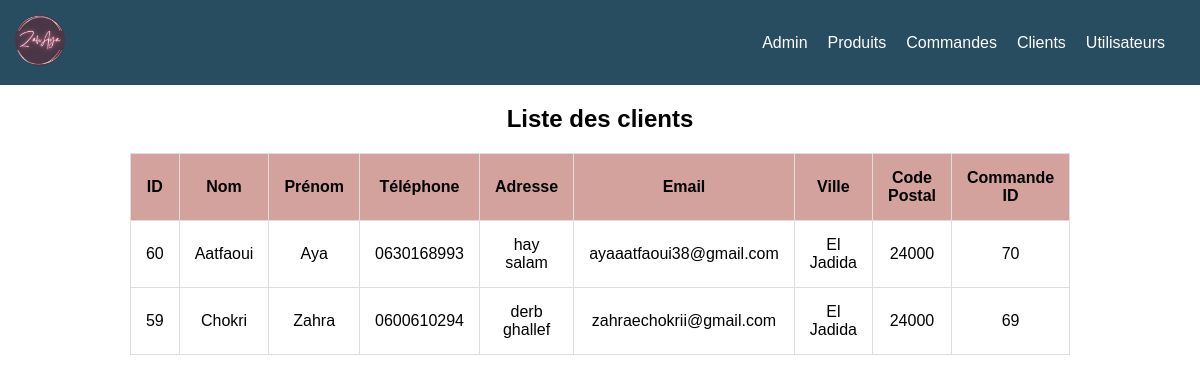
The page /client.php on the database its author committed.
### tables this page shows
CREATE TABLE `clients` (
  `id` int(11) NOT NULL,
  `nom` varchar(255) NOT NULL,
  `prenom` varchar(255) NOT NULL,
  `telephone` varchar(20) NOT NULL,
  `adresse` varchar(255) NOT NULL,
  `email` varchar(255) NOT NULL,
  `ville` varchar(255) NOT NULL,
  `code_postal` varchar(10) NOT NULL,
  `commande_id` int(11) DEFAULT NULL
);

### client.php (the view, shortened to what this page needs)
<!DOCTYPE html>
<html lang="en">
<head>
 <link  rel="stylesheet" type="text/css" href="admin.css">
</head>
<body>
<header>
    <div class="logo">
        <a href="index.php"><img src="logo.png" alt="Logo"></a>
    </div>
         <nav>
        <ul>
            <li><a href="admin.php">Admin</a></li>
            <li><a href="produit.php">Produits</a></li>
            <li><a href="commande.php">Commandes</a></li>
            <li><a href="client.php">Clients</a></li>
            <li><a href="utilisateur.php">Utilisateurs</a></li>
        </ul>
    </nav>
         </header>
<?php
$servername = "localhost";
$username = "root";
$password = "";
$dbname = "ecommerce_web_site";
$conn = new mysqli($servername, $username, $password, $dbname);
$sql = "SELECT id, nom, prenom, telephone, adresse, email, ville, code_postal, commande_id FROM clients ORDER BY id DESC";
$result = $conn->query($sql);
if ($result->num_rows > 0) {
    echo "<h2>Liste des clients</h2>";
    echo "<table border='1'>";
    echo "<tr><th>ID</th><th>Nom</th><th>Prénom</th><th>Téléphone</th><th>Adresse</th><th>Email</th><th>Ville</th><th>Code Postal</th><th>Commande ID</th></tr>";
    while ($row = $result->fetch_assoc()) {
        echo "<tr>";
        echo "<td>" . $row["id"] . "</td>";
        echo "<td>" . $row["nom"] . "</td>";
        echo "<td>" . $row["prenom"] . "</td>";
        echo "<td>" . $row["telephone"] . "</td>";
        echo "<td>" . $row["adresse"] . "</td>";
        echo "<td>" . $row["email"] . "</td>";
        echo "<td>" . $row["ville"] . "</td>";
        echo "<td>" . $row["code_postal"] . "</td>";
        echo "<td>" . $row["commande_id"] . "</td>";
        echo "</tr>";
    }
    echo "</table>";
} else {
    echo "Aucun résultat trouvé.";
}
?>

### admin.css (style rules this page uses)
* { margin: 0; padding: 0; font-family: 'Delicious Handrawn', cursive; font-family: 'Poppins',sans-serif; }
header { display: flex; justify-content: space-between; align-items: center; padding: 15px; background-color: #284c60; color: white; }
nav ul { list-style: none; margin: 0; padding: 0; display: flex; }
nav li { margin-right: 20px; }
nav a { text-decoration: none; color: white; }
.logo { max-width: 100px; margin-right: auto; }
.logo a img { width:50px; border-radius: 100%; }
h2 { text-align: center; margin-top:20px; }
table { width: 60%; margin: 20px auto; border-collapse: collapse; }
table, th, td { border: 1px solid #ddd; }
th, td { padding: 15px; text-align: center; }
th { background-color: rgb(211, 162, 157); color: #000000; }

### rows shown on the page
clients: id "60", nom "Aatfaoui", prenom "Aya", telephone "0630168993", adresse "hay salam", email "ayaaatfaoui38@gmail.com", ville "El Jadida", code_postal "24000", commande "70"
clients: id "59", nom "Chokri", prenom "Zahra", telephone "0600610294", adresse "derb ghallef", email "zahraechokrii@gmail.com", ville "El Jadida", code_postal "24000", commande "69"
